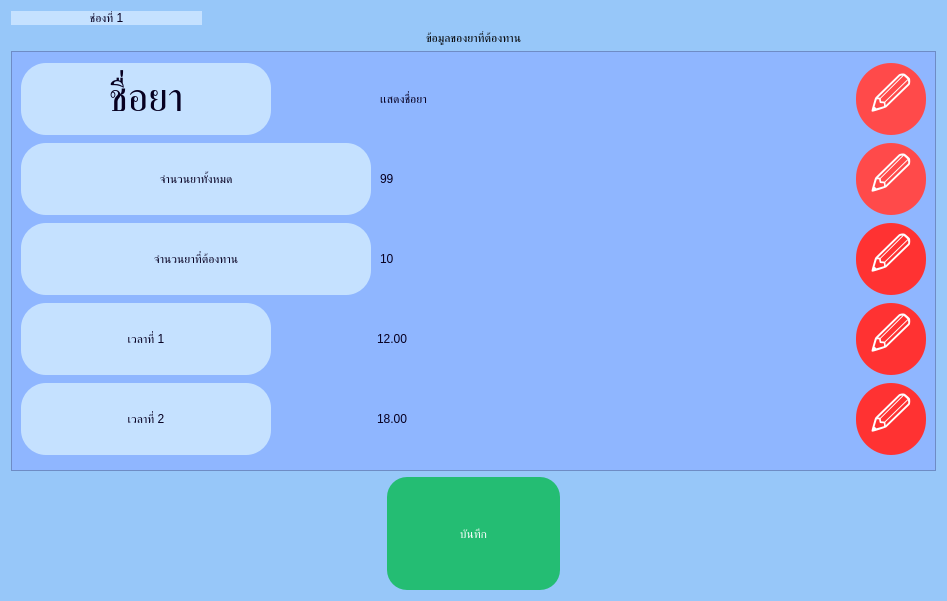
<?xml version="1.0" encoding="UTF-8"?>
<ui version="4.0">
 <class>background_summary_screen</class>
 <widget class="QDialog" name="background_summary_screen">
  <property name="geometry">
   <rect>
    <x>0</x>
    <y>0</y>
    <width>947</width>
    <height>601</height>
   </rect>
  </property>
  <property name="windowTitle">
   <string>Dialog</string>
  </property>
  <property name="styleSheet">
   <string notr="true">QWidget#background_summary_screen{
background-color: #97C7F9}</string>
  </property>
  <layout class="QGridLayout" name="gridLayout">
   <item row="3" column="0">
    <widget class="QLabel" name="text_header_summary_screen">
     <property name="styleSheet">
      <string notr="true">font: 75 34pt &quot;JasmineUPC&quot;;
</string>
     </property>
     <property name="text">
      <string>ข้อมูลของยาที่ต้องทาน</string>
     </property>
     <property name="scaledContents">
      <bool>false</bool>
     </property>
     <property name="alignment">
      <set>Qt::AlignCenter</set>
     </property>
     <property name="wordWrap">
      <bool>false</bool>
     </property>
     <property name="margin">
      <number>0</number>
     </property>
     <property name="indent">
      <number>50</number>
     </property>
    </widget>
   </item>
   <item row="6" column="0" alignment="Qt::AlignHCenter">
    <widget class="QToolButton" name="button_save_pill_summary">
     <property name="minimumSize">
      <size>
       <width>100</width>
       <height>50</height>
      </size>
     </property>
     <property name="styleSheet">
      <string notr="true">QToolButton#button_save_pill_summary {
   	font: 75 36pt &quot;JasmineUPC&quot;;
	background-color:#24BD73;
	color: #ffffff;
	border-radius:20px;
	width: 170px;
	height: 110px;
}
QToolButton#button_save_pill_summary:hover {
	font: 75 36pt &quot;JasmineUPC&quot;;
	background-color:#23B36D;
	color: #ffffff;
	border-radius:20px;
	width: 170px;
	height:110px;
}</string>
     </property>
     <property name="text">
      <string>บันทึก</string>
     </property>
    </widget>
   </item>
   <item row="2" column="0">
    <widget class="QLabel" name="no_channel">
     <property name="sizePolicy">
      <sizepolicy hsizetype="Preferred" vsizetype="Preferred">
       <horstretch>0</horstretch>
       <verstretch>0</verstretch>
      </sizepolicy>
     </property>
     <property name="maximumSize">
      <size>
       <width>191</width>
       <height>61</height>
      </size>
     </property>
     <property name="styleSheet">
      <string notr="true">background-color: #C5E1FF;
font: 75 36pt &quot;JasmineUPC&quot;;
border-radius: 25px;
color: #070021;
</string>
     </property>
     <property name="text">
      <string>ช่องที่ 1</string>
     </property>
     <property name="alignment">
      <set>Qt::AlignCenter</set>
     </property>
     <property name="margin">
      <number>0</number>
     </property>
    </widget>
   </item>
   <item row="5" column="0">
    <widget class="QScrollArea" name="scroll_area">
     <property name="minimumSize">
      <size>
       <width>0</width>
       <height>300</height>
      </size>
     </property>
     <property name="styleSheet">
      <string notr="true">background-color:rgb(143, 182, 255);
border-color:rgb(156, 183, 255);

</string>
     </property>
     <property name="widgetResizable">
      <bool>true</bool>
     </property>
     <widget class="QWidget" name="scrollAreaWidgetContents">
      <property name="geometry">
       <rect>
        <x>0</x>
        <y>0</y>
        <width>902</width>
        <height>402</height>
       </rect>
      </property>
      <layout class="QGridLayout" name="gridLayout_2">
       <item row="13" column="1">
        <widget class="QLabel" name="show_time_2">
         <property name="styleSheet">
          <string notr="true">font: 75 34pt &quot;JasmineUPC&quot;;
color: #070021;</string>
         </property>
         <property name="text">
          <string>18.00</string>
         </property>
         <property name="margin">
          <number>5</number>
         </property>
         <property name="openExternalLinks">
          <bool>false</bool>
         </property>
        </widget>
       </item>
       <item row="13" column="0">
        <widget class="QLabel" name="question_time_no2">
         <property name="minimumSize">
          <size>
           <width>250</width>
           <height>0</height>
          </size>
         </property>
         <property name="maximumSize">
          <size>
           <width>250</width>
           <height>16777215</height>
          </size>
         </property>
         <property name="styleSheet">
          <string notr="true">background-color:none;
font: 75 30pt &quot;JasmineUPC&quot;;
border-radius: 25px;
color: #070021;
background-color:#C5E1FF;</string>
         </property>
         <property name="text">
          <string>เวลาที่ 2</string>
         </property>
         <property name="alignment">
          <set>Qt::AlignCenter</set>
         </property>
        </widget>
       </item>
       <item row="5" column="1">
        <widget class="QLabel" name="show_total_pills">
         <property name="minimumSize">
          <size>
           <width>350</width>
           <height>60</height>
          </size>
         </property>
         <property name="styleSheet">
          <string notr="true">font: 75 34pt &quot;JasmineUPC&quot;;
color: #070021;
margin-right:50px</string>
         </property>
         <property name="text">
          <string>99 </string>
         </property>
        </widget>
       </item>
       <item row="0" column="1">
        <widget class="QLabel" name="show_pill_name">
         <property name="enabled">
          <bool>true</bool>
         </property>
         <property name="sizePolicy">
          <sizepolicy hsizetype="Preferred" vsizetype="Preferred">
           <horstretch>0</horstretch>
           <verstretch>0</verstretch>
          </sizepolicy>
         </property>
         <property name="minimumSize">
          <size>
           <width>379</width>
           <height>0</height>
          </size>
         </property>
         <property name="styleSheet">
          <string notr="true">font: 75 32pt &quot;JasmineUPC&quot;;
color: #070021;
border: none;
margin-right:50px</string>
         </property>
         <property name="text">
          <string>เเสดงชื่อยา</string>
         </property>
         <property name="margin">
          <number>5</number>
         </property>
        </widget>
       </item>
       <item row="8" column="1">
        <widget class="QLabel" name="show_amount_pill">
         <property name="sizePolicy">
          <sizepolicy hsizetype="Preferred" vsizetype="Preferred">
           <horstretch>50</horstretch>
           <verstretch>0</verstretch>
          </sizepolicy>
         </property>
         <property name="styleSheet">
          <string notr="true">font: 75 34pt &quot;JasmineUPC&quot;;
color: #070021;
margin-right:50px</string>
         </property>
         <property name="text">
          <string>10</string>
         </property>
        </widget>
       </item>
       <item row="12" column="3">
        <widget class="QToolButton" name="button_edit_time">
         <property name="minimumSize">
          <size>
           <width>70</width>
           <height>70</height>
          </size>
         </property>
         <property name="styleSheet">
          <string notr="true">QToolButton#button_edit_time {
   font-size: 40px;
  background-color: rgb(255, 74, 74);
  border-radius: 35px;
  color: white;
}
QToolButton#button_edit_time {
	font-size: 40px;
  background-color: rgb(255, 50, 50);
  border-radius: 35px;
  color: white;
}</string>
         </property>
         <property name="text">
          <string>🖉</string>
         </property>
        </widget>
       </item>
       <item row="5" column="3">
        <widget class="QToolButton" name="button_edit_total_pills">
         <property name="minimumSize">
          <size>
           <width>70</width>
           <height>70</height>
          </size>
         </property>
         <property name="styleSheet">
          <string notr="true">QToolButton#button_edit_total_pills {
   font-size: 40px;
  background-color: rgb(255, 74, 74);
  border-radius: 35px;
  color: white;
}
QToolButton#button_edit_total_pills:hover {
	font-size: 40px;
  background-color: rgb(255, 50, 50);
  border-radius: 35px;
  color: white;
}</string>
         </property>
         <property name="text">
          <string>🖉</string>
         </property>
        </widget>
       </item>
       <item row="0" column="3">
        <widget class="QToolButton" name="button_edit_pill_name">
         <property name="minimumSize">
          <size>
           <width>70</width>
           <height>70</height>
          </size>
         </property>
         <property name="styleSheet">
          <string notr="true">QToolButton#button_edit_pill_name  {
   font-size: 40px;
  background-color: rgb(255, 74, 74);
  border-radius: 35px;
  color: white;
}
QToolButton#button_edit_pill_name :hover {
 font-size: 40px;
  background-color: rgb(255, 50, 50);
  border-radius:35px;
  color: white;
}</string>
         </property>
         <property name="text">
          <string>🖉</string>
         </property>
        </widget>
       </item>
       <item row="12" column="1">
        <widget class="QLabel" name="show_time">
         <property name="styleSheet">
          <string notr="true">font: 75 34pt &quot;JasmineUPC&quot;;
color: #070021;
</string>
         </property>
         <property name="text">
          <string>12.00</string>
         </property>
         <property name="margin">
          <number>5</number>
         </property>
        </widget>
       </item>
       <item row="8" column="3">
        <widget class="QToolButton" name="button_edit_amount_pill">
         <property name="minimumSize">
          <size>
           <width>70</width>
           <height>70</height>
          </size>
         </property>
         <property name="styleSheet">
          <string notr="true">QToolButton#button_edit_amount_pill {
   font-size: 40px;
  background-color: rgb(255, 74, 74);
  border-radius: 35px;
  color: white;
}
QToolButton#button_edit_amount_pill {
	font-size: 40px;
  background-color: rgb(255, 50, 50);
  border-radius: 35px;
  color: white;
}</string>
         </property>
         <property name="text">
          <string>🖉</string>
         </property>
        </widget>
       </item>
       <item row="8" column="0">
        <widget class="QLabel" name="question_amount_pill">
         <property name="minimumSize">
          <size>
           <width>350</width>
           <height>0</height>
          </size>
         </property>
         <property name="maximumSize">
          <size>
           <width>400</width>
           <height>16777215</height>
          </size>
         </property>
         <property name="styleSheet">
          <string notr="true">background-color: none;
font: 75 30pt &quot;JasmineUPC&quot;;
border-radius: 25px;
color: #070021;
background-color: #C5E1FF;</string>
         </property>
         <property name="text">
          <string>จำนวนยาที่ต้องทาน</string>
         </property>
         <property name="alignment">
          <set>Qt::AlignCenter</set>
         </property>
         <property name="wordWrap">
          <bool>true</bool>
         </property>
         <property name="margin">
          <number>5</number>
         </property>
        </widget>
       </item>
       <item row="12" column="0">
        <widget class="QLabel" name="question_time_no1">
         <property name="minimumSize">
          <size>
           <width>250</width>
           <height>0</height>
          </size>
         </property>
         <property name="maximumSize">
          <size>
           <width>250</width>
           <height>16777215</height>
          </size>
         </property>
         <property name="styleSheet">
          <string notr="true">background-color: none;
font: 75 30pt &quot;JasmineUPC&quot;;
border-radius: 25px;
color: #070021;
background-color: #C5E1FF;</string>
         </property>
         <property name="text">
          <string>เวลาที่ 1</string>
         </property>
         <property name="alignment">
          <set>Qt::AlignCenter</set>
         </property>
        </widget>
       </item>
       <item row="0" column="0">
        <widget class="QLabel" name="question_pill_name">
         <property name="sizePolicy">
          <sizepolicy hsizetype="Preferred" vsizetype="Preferred">
           <horstretch>0</horstretch>
           <verstretch>0</verstretch>
          </sizepolicy>
         </property>
         <property name="minimumSize">
          <size>
           <width>250</width>
           <height>35</height>
          </size>
         </property>
         <property name="maximumSize">
          <size>
           <width>2</width>
           <height>100</height>
          </size>
         </property>
         <property name="sizeIncrement">
          <size>
           <width>0</width>
           <height>0</height>
          </size>
         </property>
         <property name="font">
          <font>
           <family>JasmineUPC</family>
           <pointsize>30</pointsize>
           <weight>9</weight>
           <italic>false</italic>
           <bold>false</bold>
          </font>
         </property>
         <property name="layoutDirection">
          <enum>Qt::LeftToRight</enum>
         </property>
         <property name="styleSheet">
          <string notr="true">background-color: #C5E1FF;
font: 75 30pt &quot;JasmineUPC&quot;;
border-radius: 25px;
color: #070021;

</string>
         </property>
         <property name="frameShape">
          <enum>QFrame::NoFrame</enum>
         </property>
         <property name="frameShadow">
          <enum>QFrame::Plain</enum>
         </property>
         <property name="text">
          <string>ชื่อยา</string>
         </property>
         <property name="scaledContents">
          <bool>false</bool>
         </property>
         <property name="alignment">
          <set>Qt::AlignCenter</set>
         </property>
         <property name="wordWrap">
          <bool>true</bool>
         </property>
         <property name="margin">
          <number>5</number>
         </property>
        </widget>
       </item>
       <item row="13" column="3">
        <widget class="QToolButton" name="mock_button_edit_time">
         <property name="minimumSize">
          <size>
           <width>70</width>
           <height>70</height>
          </size>
         </property>
         <property name="styleSheet">
          <string notr="true">QToolButton#mock_button_edit_time {
   font-size: 40px;
  background-color: rgb(255, 74, 74);
  border-radius: 35px;
  color: white;
}
QToolButton#mock_button_edit_time {
	font-size: 40px;
  background-color: rgb(255, 50, 50);
  border-radius: 35px;
  color: white;
}</string>
         </property>
         <property name="text">
          <string>🖉</string>
         </property>
        </widget>
       </item>
       <item row="5" column="0">
        <widget class="QLabel" name="question_total_pills">
         <property name="sizePolicy">
          <sizepolicy hsizetype="Preferred" vsizetype="Preferred">
           <horstretch>0</horstretch>
           <verstretch>15</verstretch>
          </sizepolicy>
         </property>
         <property name="minimumSize">
          <size>
           <width>20</width>
           <height>30</height>
          </size>
         </property>
         <property name="maximumSize">
          <size>
           <width>360</width>
           <height>16777215</height>
          </size>
         </property>
         <property name="sizeIncrement">
          <size>
           <width>0</width>
           <height>0</height>
          </size>
         </property>
         <property name="styleSheet">
          <string notr="true">background-color: none;
font: 75 30pt &quot;JasmineUPC&quot;;
border-radius: 25px;
color: #070021;
background-color: #C5E1FF;</string>
         </property>
         <property name="text">
          <string>จำนวนยาทั้งหมด</string>
         </property>
         <property name="textFormat">
          <enum>Qt::AutoText</enum>
         </property>
         <property name="scaledContents">
          <bool>true</bool>
         </property>
         <property name="alignment">
          <set>Qt::AlignCenter</set>
         </property>
         <property name="wordWrap">
          <bool>true</bool>
         </property>
         <property name="margin">
          <number>5</number>
         </property>
        </widget>
       </item>
      </layout>
     </widget>
    </widget>
   </item>
  </layout>
 </widget>
 <resources/>
 <connections/>
</ui>
